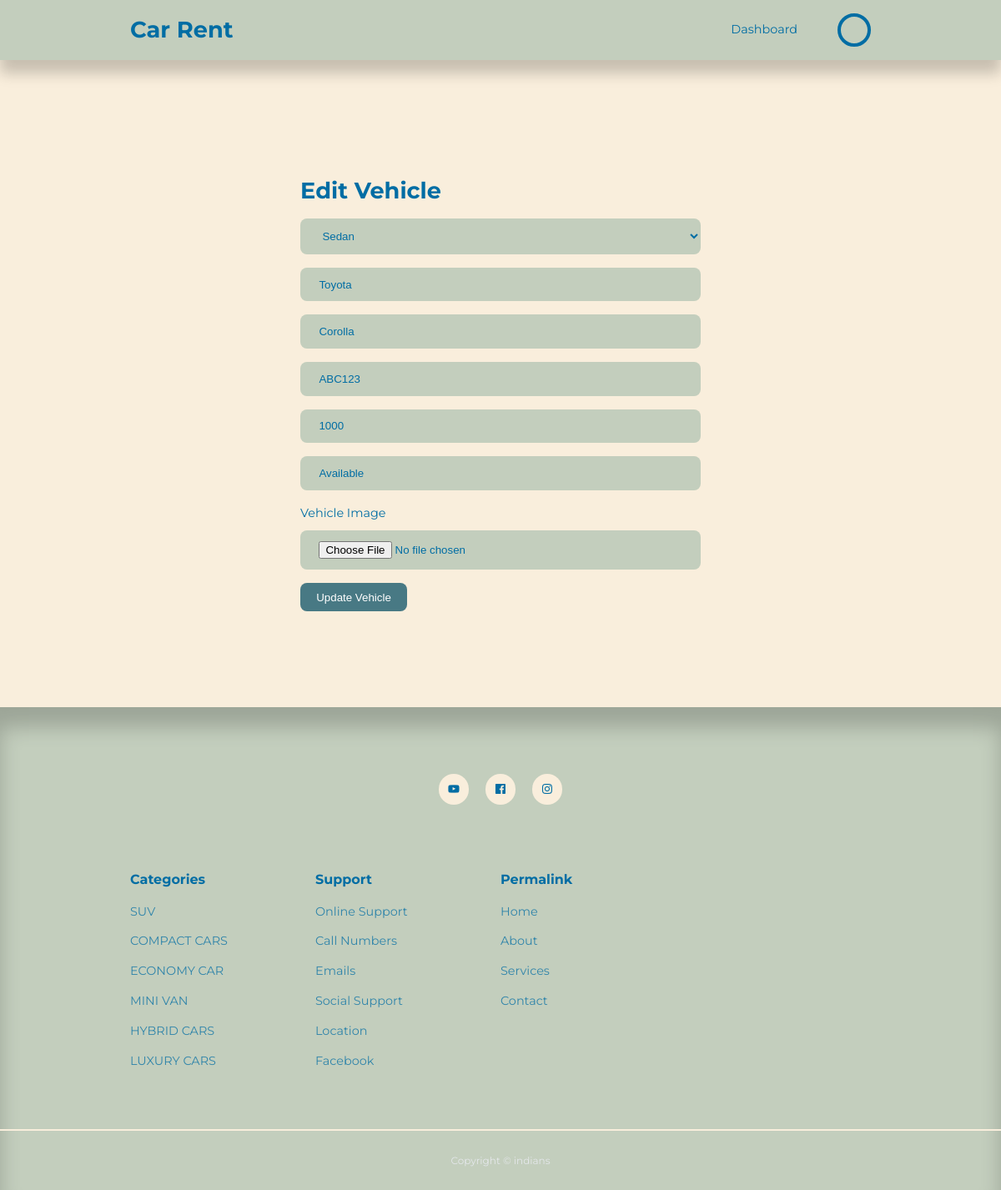
The app's page /admin/edit-vehicle.php?VehicleID=7 (signed in) with its own data.
### tables this page shows
CREATE TABLE `vehicle` (
  `VehicleID` int(11) NOT NULL,
  `vImage` blob DEFAULT NULL,
  `CategoryID` int(11) DEFAULT NULL,
  `vBrand` varchar(50) DEFAULT NULL,
  `vModel` varchar(50) DEFAULT NULL,
  `vPLNo` varchar(50) DEFAULT NULL,
  `RatePerDay` int(11) DEFAULT NULL,
  `Availability` varchar(50) DEFAULT NULL
);

CREATE TABLE `category` (
  `CategoryID` int(11) NOT NULL,
  `VehicleType` varchar(50) DEFAULT NULL,
  `VDescription` text DEFAULT NULL
);

### admin/edit-vehicle.php (the view, shortened to what this page needs)
<?php
include '../partials/aheader.php';
$category_query = "SELECT * FROM category";
$categories = mysqli_query($connection, $category_query);
if (isset($_GET['VehicleID'])) {
    $VehicleID = filter_var($_GET['VehicleID'], FILTER_SANITIZE_NUMBER_INT);
    $query = "SELECT * FROM vehicle WHERE VehicleID=$VehicleID";
    $result = mysqli_query($connection, $query);
    $vehicle = mysqli_fetch_assoc($result);
} else {
    header('location: ' . ROOT_URL . 'admin/');
    die();
}
?>
<section class="form_section">
  <div class="container form_section-container">
    <h2>Edit Vehicle</h2>
    <form method="POST" action="<?= ROOT_URL ?>admin/edit-vehicle-logic.php" enctype="multipart/form-data">
      <select name="CategoryID">
        <?php while ($category = mysqli_fetch_assoc($categories)) : ?>
          <option value="<?= $category['CategoryID'] ?>"<?= ($category['CategoryID'] == $vehicle['CategoryID']) ? ' selected' : '' ?>>
            <?= $category['VehicleType'] ?>
          </option>
        <?php endwhile ?>
      </select>
      <input type="text" name="vBrand" value="<?= $vehicle['vBrand'] ?>" placeholder="Brand">
      <input type="text" name="vModel" value="<?= $vehicle['vModel'] ?>" placeholder="Model">
      <input type="text" name="vPLNo" value="<?= $vehicle['vPLNo'] ?>" placeholder="Plate Number">
      <input type="text" name="RatePerDay" value="<?= $vehicle['RatePerDay'] ?>" placeholder="Rate Per Day">
      <input type="text" name="Availability" value="<?= $vehicle['Availability'] ?>" placeholder="Availability">
        <div class="form_control">
        <label for="vImage">Vehicle Image</label>
        <input type="file" name="vImage" id="vImage">
      </div>
      <button type="submit" name="submit" class="btn">Update Vehicle</button>
    </form>
  </div>
</section>
<?php
include '../partials/footer.php';
?>

### css/style.css (style rules this page uses)
:root { --color-primary: #6f6af8; --color-primary-light: hsl(242, 91%, 69%, 18%); --color-primary-variant: #5854c7; --color-red: #da0f3f; --color-red-light: hsl(346, 87%, 46%, 15%); --color-green: #00c476; --color-green-light: hsl(156, 100%, 38%, 15%); --color-gray-900: #C3CEBD; --color-gray-700: #6A7C5F; --color-gray-300: rgba(242, 242, 254, 0.3); --color-gray-200: rgba(242, 242, 254, 0.7); --color-white:#006DA4; --color-bg:#F9EEDC; --color-orange: #F79147; --color-sage:#C3CEBD; --color-forest: #6A7C5F; --color-ice:#C6D9DB; --color-stone: #CCBFB2; --color-sleepyblue: #487984; --color-sienna: #CD8A39; --color-sky-blue: #A4DBE8; --color-terra: #D95D39; --color-navy: #1A2940; --transition: all 300ms ease; --container-width-lg: 74%; --container-width-md: 88%; --form-width: 40%; --card-border-radius-1: 0.3rem; --card-border-radius-2: 0.5rem; --card-border-radius-3: 0.8rem; --card-border-radius-4: 2rem; --card-border-radius-5: 5rem; }
* { margin:0; padding: 0; outline:0; border:0; appearance: 0; list-style: none; text-decoration: none; box-sizing: border-box; }
body { font-family: 'Montserrat', sans-serif; line-height: 1.6; color: var(--color-gray-200); overflow-x: hidden; background: var(--color-bg); font-size: 0.9rem; }
.container { width: var(--container-width-lg); max-width: 1800px; margin-inline: auto; }
section { padding: 4rem 0 2rem; margin-top: 3rem; width: 100vm; }
h1,h2,h3,h4 { color: var(--color-white); line-height: 1.3; }
h2 { font-size: 1.7rem; margin: 1rem 0; }
.btn { display: inline-block; width: fit-content; padding: 0.6rem 1.2rem; background-color: var(--color-sleepyblue); border-radius: var(--card-border-radius-2); cursor: pointer; transition: var(--transition); color: white; }
.form_section { display: grid; place-items: center; height: 100vh; }
.form_section-container { width: var(--form-width); }
form { display: flex; flex-direction: column; gap: 1rem; }
.form_control { display: flex; flex-direction: column; gap: 0.6rem; }
input, textarea, select { padding: 0.8rem 1.4rem; background-color: var(--color-gray-900); border-radius: var(--card-border-radius-2); resize: none; color: var(--color-white); }
.form_section label { color: var(--color-white); }

### records on screen
vehicle: CategoryID "Sedan", vBrand "Toyota", vModel "Corolla", vPLNo "ABC123", RatePerDay "1000", Availability "Available"
